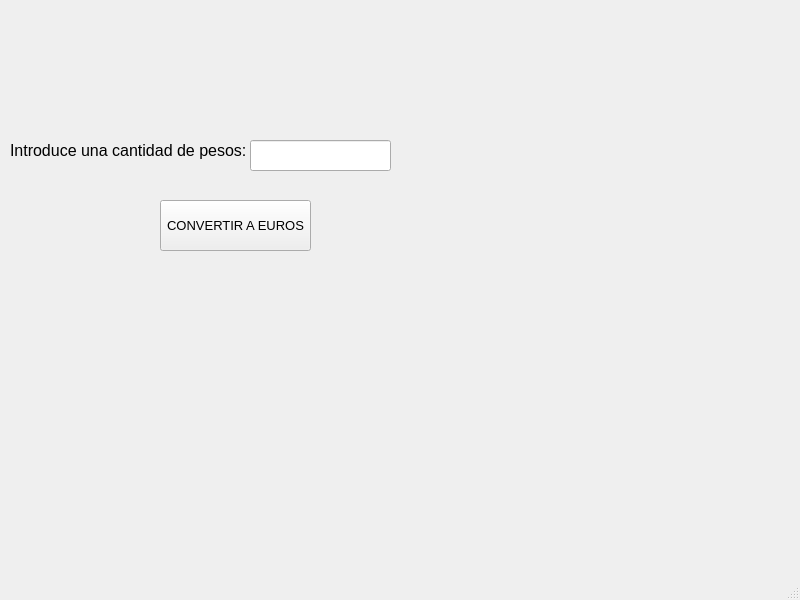
<?xml version="1.0" encoding="UTF-8"?>
<ui version="4.0">
 <class>MainWindow</class>
 <widget class="QMainWindow" name="MainWindow">
  <property name="geometry">
   <rect>
    <x>0</x>
    <y>0</y>
    <width>800</width>
    <height>600</height>
   </rect>
  </property>
  <property name="windowTitle">
   <string>MainWindow</string>
  </property>
  <widget class="QWidget" name="centralwidget">
   <widget class="QLabel" name="label_introduce_pesos">
    <property name="geometry">
     <rect>
      <x>10</x>
      <y>130</y>
      <width>241</width>
      <height>41</height>
     </rect>
    </property>
    <property name="font">
     <font>
      <pointsize>12</pointsize>
     </font>
    </property>
    <property name="text">
     <string>Introduce una cantidad de pesos:</string>
    </property>
   </widget>
   <widget class="QLineEdit" name="entrada_pesos">
    <property name="geometry">
     <rect>
      <x>250</x>
      <y>140</y>
      <width>141</width>
      <height>31</height>
     </rect>
    </property>
   </widget>
   <widget class="QPushButton" name="boton_convertir_a_euros">
    <property name="geometry">
     <rect>
      <x>160</x>
      <y>200</y>
      <width>151</width>
      <height>51</height>
     </rect>
    </property>
    <property name="font">
     <font>
      <pointsize>10</pointsize>
     </font>
    </property>
    <property name="text">
     <string>CONVERTIR A EUROS</string>
    </property>
   </widget>
   <widget class="QLabel" name="label_resultado">
    <property name="geometry">
     <rect>
      <x>100</x>
      <y>290</y>
      <width>261</width>
      <height>71</height>
     </rect>
    </property>
    <property name="font">
     <font>
      <pointsize>24</pointsize>
     </font>
    </property>
    <property name="text">
     <string/>
    </property>
   </widget>
  </widget>
  <widget class="QMenuBar" name="menubar">
   <property name="geometry">
    <rect>
     <x>0</x>
     <y>0</y>
     <width>800</width>
     <height>21</height>
    </rect>
   </property>
  </widget>
  <widget class="QStatusBar" name="statusbar"/>
 </widget>
 <resources/>
 <connections/>
</ui>
